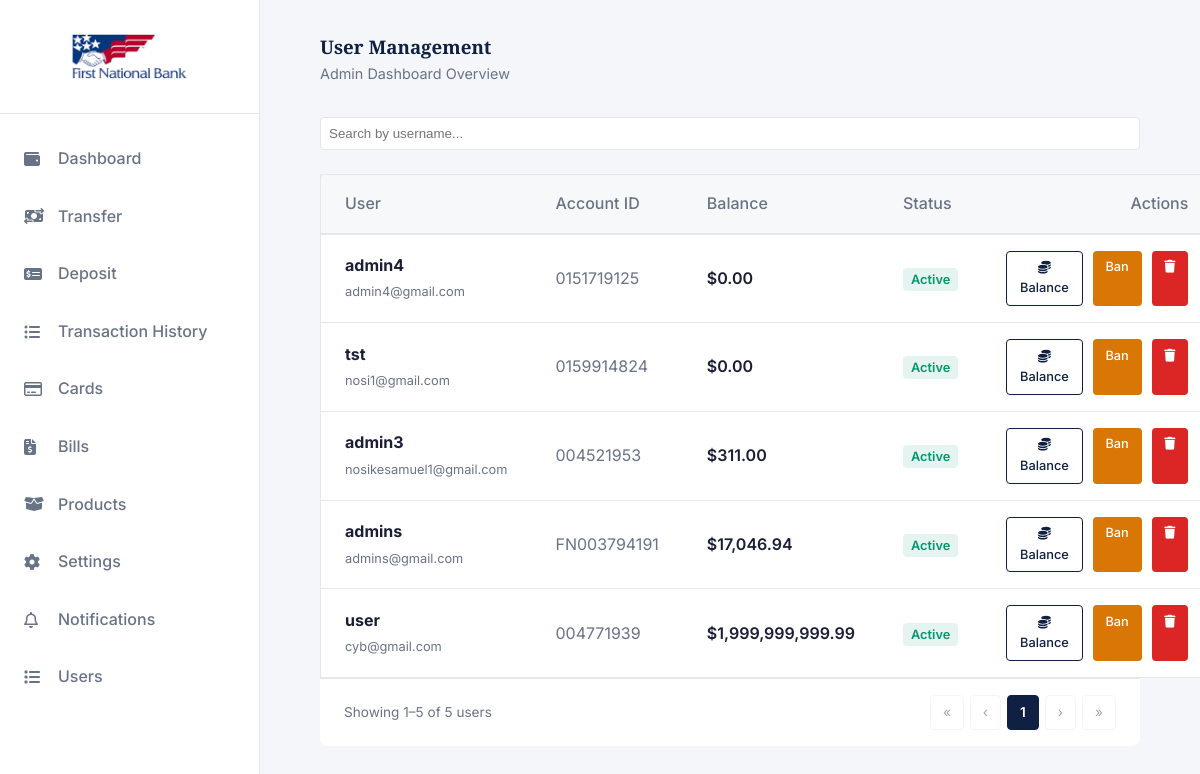
The page /users/ (signed in) on the database as committed earlier.
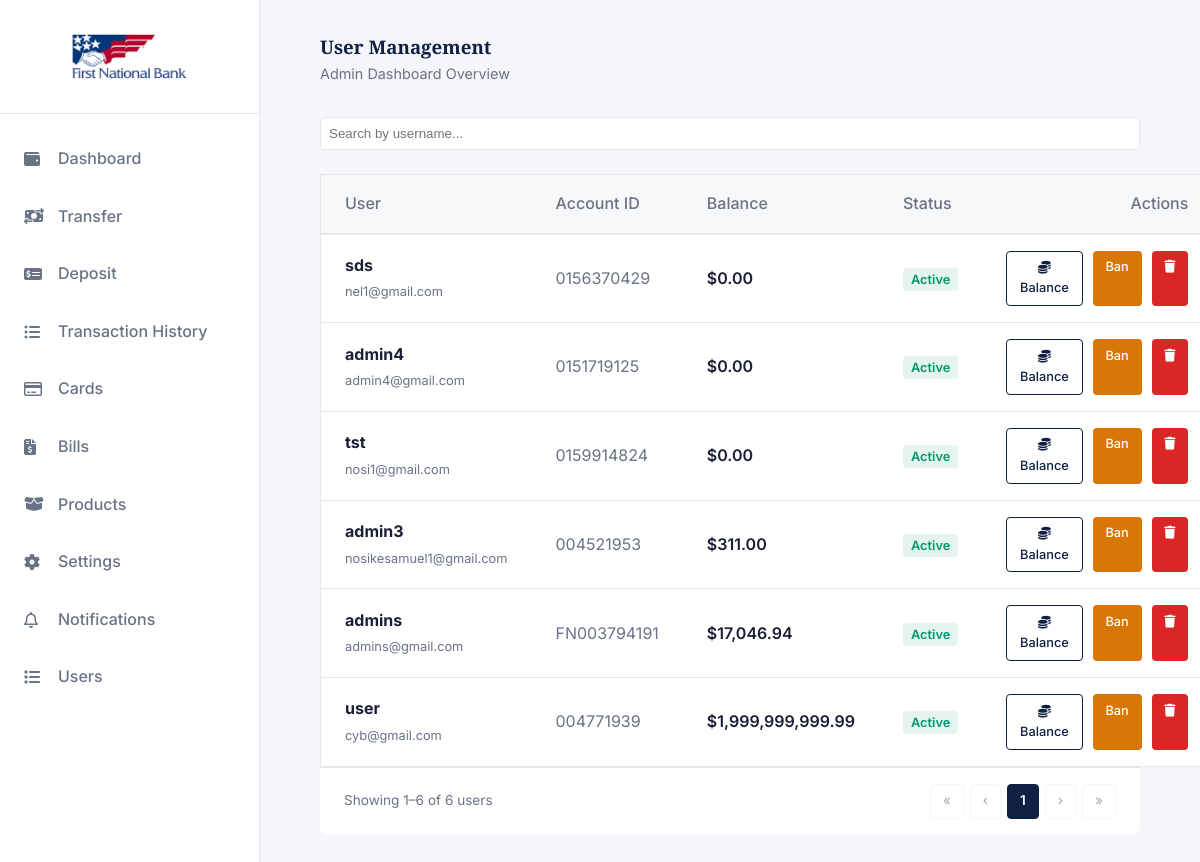
The same page on the database as committed later.
### app/models.py (models this page shows, shortened)
class Account(models.Model):
    class AccountType(models.TextChoices):
        SAVINGS  = "SAVINGS",  "Savings"
        CHECKING = "CHECKING", "Checking"
        WALLET   = "WALLET",   "Wallet"
    class TierType(models.TextChoices):
        TierOne  = "Tier 1",  "Tier 1"
        TierTwo = "Tier 2", "Tier 2"
        TierThree   = "Tier 3",   "Tier 3"
    id             = models.UUIDField(primary_key=True, default=uuid.uuid4, editable=False)
    user           = models.OneToOneField(User, on_delete=models.PROTECT, related_name="account")
    account_genID  = models.CharField(max_length=20, unique=True, db_index=True)
    account_type   = models.CharField(max_length=20, choices=AccountType.choices, default=AccountType.SAVINGS)
    tier           = models.CharField(max_length=20, choices=TierType.choices, default=TierType.TierOne)
    balance        = models.DecimalField(max_digits=18, decimal_places=2, default=0)
    dob            = models.DateField(null=True, blank=True)
    nok_name       = models.CharField(max_length=100, null=True, blank=True)
    nok_contact    = models.CharField(max_length=100, null=True, blank=True)
    address        = models.CharField(max_length=100, null=True, blank=True)
    utility_bill   = CloudinaryField('raw', null=True, blank=True)
    is_active      = models.BooleanField(default=True)
    created_at     = models.DateTimeField(auto_now_add=True)
    updated_at     = models.DateTimeField(auto_now=True)
    pin            = models.CharField(max_length=4, null=True, blank=True)
    class Meta:
        db_table = "accounts"

class User(AbstractUser):
    full_name = models.CharField(max_length=50, blank=True, null=True)
    email = models.EmailField(unique=True)
    phone_number = models.CharField(max_length=20, blank=True)
    is_verified   = models.BooleanField(default=False)
    social_sec = models.CharField(max_length=20)
    country = models.ForeignKey(
        Country,
        null=True, blank=True,
        on_delete=models.SET_NULL,
        related_name="users"
    )
    class Meta:
        db_table = "users"

### app/views.py (the view)
# urls.py: path('users/', userList, name='users'),
@login_required(login_url='accounts:login')
def userList(request):
    accounts = Account.objects.all().order_by('-user')
    paginator = Paginator(accounts, 80)  # 20 per page
    page_number = request.GET.get('page', 1)
    page_obj = paginator.get_page(page_number)
    context = {
        'users': page_obj
    }
    return render(request, 'Admin/users.html', context)

### templates/Admin/users.html (shortened to what the changed rows need)
{% extends 'base.html' %}
{% load static %}
{% load humanize %}
{% block content %}
<main class="main-content">
    <div class="card responsive-table" style="padding: 0; border: none; background: transparent; box-shadow: none;">
        <table style="width: 100%; border-collapse: collapse; text-align: left; background: var(--surface-color); border-radius: 8px 8px 0 0; border: 1px solid var(--border-color); border-bottom: none;">
            <thead>
                <tr style="border-bottom: 2px solid var(--border-color); background-color: rgba(15, 32, 66, 0.03);">
                    <th style="padding: 1rem 1.5rem; color: var(--text-secondary); font-weight: 500;">User</th>
                    <th style="padding: 1rem 1.5rem; color: var(--text-secondary); font-weight: 500;">Account ID</th>
                    <th style="padding: 1rem 1.5rem; color: var(--text-secondary); font-weight: 500;">Balance</th>
                    <th style="padding: 1rem 1.5rem; color: var(--text-secondary); font-weight: 500;">Status</th>
                    <th style="padding: 1rem 1.5rem; color: var(--text-secondary); font-weight: 500; text-align: right;">Actions</th>
                </tr>
            </thead>
            <tbody>
                {% for client in users %}
                <tr style="border-bottom: 1px solid var(--border-color);">
                    <td data-label="User" style="padding: 1rem 1.5rem;">
                        <div>
                            {% if client.user.is_active %}
                                <strong>{{ client.user.username }}</strong><br>
                                <span style="font-size: 0.8rem; color: var(--text-secondary);">{{ client.user.email }}</span>
                            {% else %}
                                <div style="background: rgba(220, 38, 38, 0.1); color: var(--danger); padding: 4px 8px; border-radius: 4px; font-size: 0.8rem; font-weight: 600;">
                                    <strong>{{ client.user.username }}</strong><br>
                                    <span style="font-size: 0.8rem; color: var(--text-secondary);">{{ client.user.email }}</span>
                                </div>
                            {% endif %}
                        </div>
                    </td>
                    <td data-label="Account ID" style="padding: 1rem 1.5rem; font-family: var(--font-body); color: var(--text-secondary);">
                        <div>{{ client.account_genID }}</div>
                    </td>
                    <td data-label="Balance" style="padding: 1rem 1.5rem; font-weight: 600;">
                        <div>${{ client.balance|intcomma }}</div>
                    </td>
                    <td data-label="Status" style="padding: 1rem 1.5rem;">
                        <div>
                            {% if client.user.is_active %}
                                <span style="background: rgba(5, 150, 105, 0.1); color: var(--success); padding: 4px 8px; border-radius: 4px; font-size: 0.8rem; font-weight: 600;">Active</span>
                            {% else %}
                                <span style="background: rgba(220, 38, 38, 0.1); color: var(--danger); padding: 4px 8px; border-radius: 4px; font-size: 0.8rem; font-weight: 600;">Banned</span>
                            {% endif %}
                        </div>
                    </td>
                    <td data-label="Actions" class="actions-cell" style="padding: 1rem 1.5rem;">
                        <div class="actions-wrapper">
                            <a href="{% url 'app:change_balance' client.id %}" class="btn btn-outline" style="padding: 0.4rem 0.8rem; font-size: 0.8rem;">
                                <i class="fa-solid fa-coins"></i> Balance
                            </a>
                            {% if client.user.is_active %}
                                <a href="{% url 'app:ban_user' client.user.id %}"
                                   class="btn"
                                   style="background: var(--warning); color: white; padding: 0.4rem 0.8rem; font-size: 0.8rem;"
                                   onclick="return confirm('Ban {{ client.user.username }}?');">Ban</a>
                            {% else %}
                                <a href="{% url 'app:unban_user' client.user.id %}"
                                   class="btn btn-primary"
                                   style="padding: 0.4rem 0.8rem; font-size: 0.8rem;">Unban</a>
                            {% endif %}
                            <a href="{% url 'app:delete_user' client.user.id %}"
                               class="btn"
                               style="background: var(--danger); color: white; padding: 0.4rem 0.8rem; font-size: 0.8rem;"
                               onclick="return confirm('Are you sure you want to permanently delete {{ client.user.username }}?');">
                                <i class="fa-solid fa-trash"></i>
                            </a>
                        </div>
                    </td>
                </tr>
                {% empty %}
                <tr>
                    <td colspan="5" style="text-align: center; padding: 3rem; color: var(--text-secondary);">No users found.</td>
                </tr>
                {% endfor %}
            </tbody>
        </table>
        <div class="pagination-wrapper">
            <div class="pagination-info">
                Showing {{ users.start_index }}–{{ users.end_index }} of {{ users.paginator.count }} users
            </div>
            <div class="pagination-controls">
                {% if users.has_previous %}
                    <a href="?page=1" class="page-btn">«</a>
                    <a href="?page={{ users.previous_page_number }}" class="page-btn">‹</a>
                {% else %}
                    <span class="page-btn disabled">«</span>
                    <span class="page-btn disabled">‹</span>
                {% endif %}
                {% for num in users.paginator.page_range %}
                    {% if users.number == num %}
                        <span class="page-btn active">{{ num }}</span>
                    {% elif num > users.number|add:'-3' and num < users.number|add:'3' %}
                        <a href="?page={{ num }}" class="page-btn">{{ num }}</a>
                    {% endif %}
                {% endfor %}
                {% if users.has_next %}
                    <a href="?page={{ users.next_page_number }}" class="page-btn">›</a>
                    <a href="?page={{ users.paginator.num_pages }}" class="page-btn">»</a>
                {% else %}
                    <span class="page-btn disabled">›</span>
                    <span class="page-btn disabled">»</span>
                {% endif %}
            </div>
        </div>
    </div>
</main>
{% endblock %}

Rows that differ between the two databases and show on the page:
added Account: user.username "sds", user.email "nel1@gmail.com", account_genID "0156370429", balance "0.00", shows "Active"
Other text that changed with them:
{{ users.end_index }}: "5" → "6"
{{ users.paginator.count }}: "5" → "6"
